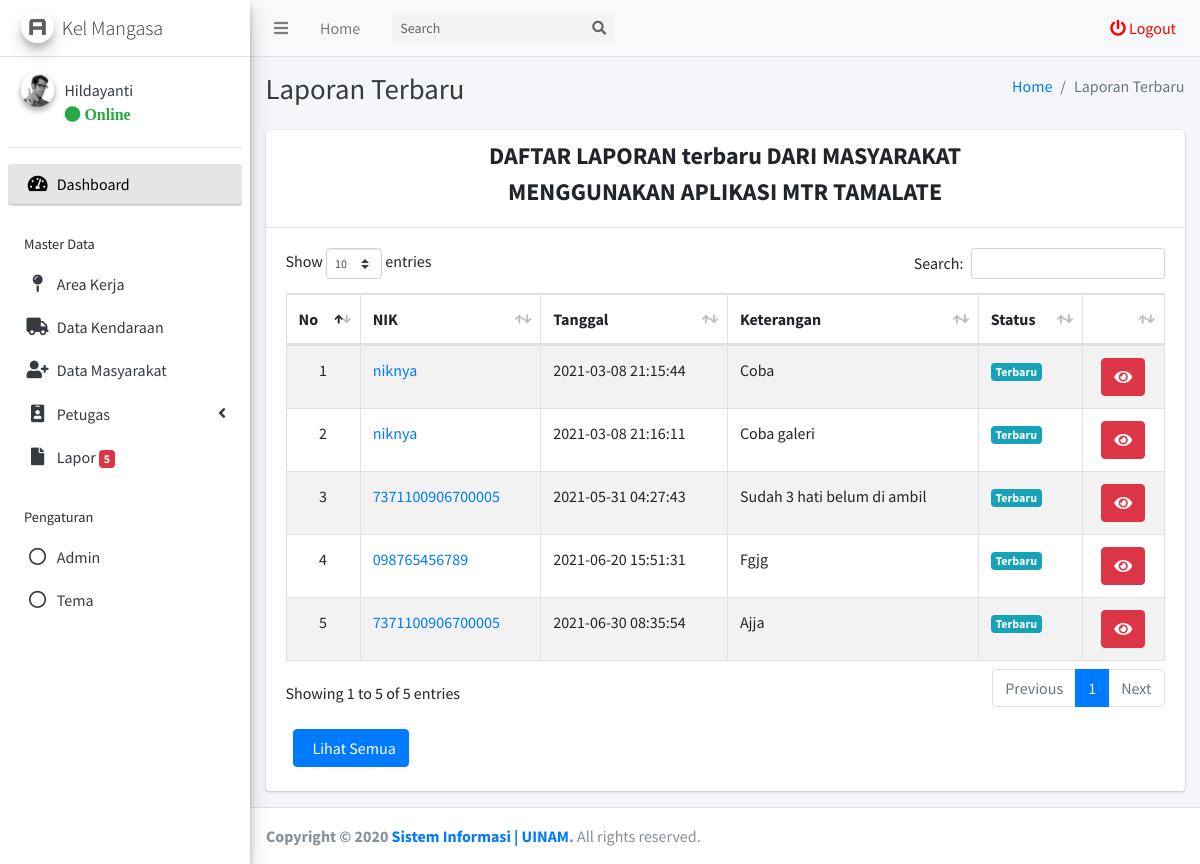
The page /kelurahan/admin/laporan/terbaru.php (signed in) on the database its author committed.
### tables this page shows
CREATE TABLE `tb_akun_kelurahan` (
  `id_akun_kelurahan` int(11) NOT NULL,
  `nama_akun_kelurahan` varchar(255) NOT NULL,
  `username_akun_kelurahan` varchar(255) NOT NULL,
  `password_akun_kelurahan` varchar(255) NOT NULL,
  `foto_akun_kelurahan` varchar(255) NOT NULL,
  `kelurahan_akun_kelurahan` varchar(255) NOT NULL,
  `status_akun_kelurahan` varchar(255) NOT NULL
);

CREATE TABLE `tb_laporan` (
  `id_laporan` int(11) NOT NULL,
  `keterangan_laporan` varchar(255) NOT NULL,
  `foto_laporan` varchar(255) NOT NULL,
  `latitude_laporan` varchar(255) NOT NULL,
  `longitude_laporan` varchar(255) NOT NULL,
  `alamat_laporan` varchar(255) NOT NULL,
  `nik_laporan` varchar(255) NOT NULL,
  `kelurahan_laporan` varchar(255) NOT NULL,
  `area_laporan` varchar(255) NOT NULL,
  `petugas_id` varchar(255) NOT NULL,
  `masyarakat_id` varchar(255) NOT NULL,
  `staus_laporan` varchar(255) NOT NULL,
  `foto_tindakan_laporan` varchar(255) NOT NULL,
  `created_at` timestamp NOT NULL DEFAULT current_timestamp(),
  `update_at` timestamp NOT NULL DEFAULT current_timestamp()
);

### kelurahan/admin/laporan/terbaru.php (the view, shortened to what this page needs)
<?php
require '../template/header/header.php';
$laporan = mysqli_query($conn, "SELECT * FROM tb_laporan WHERE kelurahan_laporan ='$get_data_akun[kelurahan_akun_kelurahan]' AND staus_laporan = 'New'");
?>
  <div class="content-wrapper">
    <div class="content-header">
      <div class="container-fluid">
        <div class="row mb-2">
          <div class="col-sm-6">
            <h1 class="m-0 text-dark">Laporan Terbaru</h1>
          </div>
          <div class="col-sm-6">
            <ol class="breadcrumb float-sm-right">
              <li class="breadcrumb-item"><a href="../">Home</a></li>
              <li class="breadcrumb-item active">Laporan Terbaru</li>
            </ol>
          </div>
        </div>
      </div>
    </div>
    <section class="content">
      <div class="container-fluid">
        <div class="row">
          <div class="col-12">
            <div class="card">
              <div class="card-header">
              <h4 style="text-align: center;"><b>DAFTAR LAPORAN terbaru DARI MASYARAKAT</b></h4>
              <h4 style="text-align: center;"><b>MENGGUNAKAN APLIKASI MTR TAMALATE</b></h4>
              </div>
              <div class="card-body">
                <table id="example1" class="table table-bordered table-striped">
                  <thead>
                    <tr>
                    <th>No</th>
                    <th>NIK</th>
                    <th>Tanggal</th>
                    <th>Keterangan</th>
                    <th>Status</th>
                    <th></th>
                  </tr>
                  </thead>
                  <tbody id="table-approve">
                  <?php
                   $i = 1; foreach($laporan as $dta) {
                    ?>
                  <tr>
                  <td style="text-align: center;"><?= $i ?></td>
                    <td><a href="../masyarakat/detail.php?id_masyarakat=<?= $dta['masyarakat_id'] ?>"> <?= $dta['nik_laporan'] ?></a></td>
                    <td><?= $dta['created_at'] ?></td>
                    <td><?= $dta['keterangan_laporan'] ?></td>
                    <?php
                      if ($dta['staus_laporan']=="Done"){
                        echo " <td><span class='badge bg-success'>Selesai</span></td>";
                      } else if ($dta['staus_laporan']=="Cancel"){
                        echo " <td><span class='badge bg-danger'>Batal</span></td>";
                      } else if ($dta['staus_laporan']=="Proccess") {
                        echo " <td><span class='badge bg-secondary'>Proses</span></td>";
                      } else {
                        echo " <td><span class='badge bg-info'>Terbaru</span></td>";
                      }
                    ?>
                    <td style="text-align:center">
                      <button type="button" class="btn btn-danger" data-toggle="modal" data-target="#modal-detail-laporan<?= $dta['id_laporan'] ?>"><i class="fa fa-eye"></i></button>
                    </td>
                  </tr>
                  <?php
                  $i = $i + 1; }
                  ?>
                  </tbody>
                </table>
              </div>
                <div class="col-12" style="margin-left: 20px;" >
                <a href="data.php" type="button" class="btn btn-primary">&nbsp Lihat Semua</a>
                </div>
              <br>
            </div>
          </div>
        </div>
      </div>
    </section>
  </div>
<?php
require '../template/footer/footer.php';
?>

### kelurahan/admin/template/header/header.php (shortened to what this page needs)
<?php
require('../../../koneksi.php');
$get_id_session = $_SESSION['get_id_kelurahan'];
$query_header_akun = mysqli_query($conn, "SELECT * FROM tb_akun_kelurahan WHERE id_akun_kelurahan = '$get_id_session'");
$get_data_akun = mysqli_fetch_assoc($query_header_akun);
$nama_header = $get_data_akun['nama_akun_kelurahan'];
$kelurahan_header = $get_data_akun['kelurahan_akun_kelurahan'];
?>
<!DOCTYPE html>
<html>
<head>
  <link rel="stylesheet" href="../../../assets/plugins/fontawesome-free/css/all.min.css">
  <link rel="stylesheet" href="../../../assets/plugins/ekko-lightbox/ekko-lightbox.css">
  <link rel="stylesheet" href="https://code.ionicframework.com/ionicons/2.0.1/css/ionicons.min.css">
  <link rel="stylesheet" href="../../../assets/plugins/tempusdominus-bootstrap-4/css/tempusdominus-bootstrap-4.min.css">
  <link rel="stylesheet" href="../../../assets/plugins/datatables-bs4/css/dataTables.bootstrap4.min.css">
  <link rel="stylesheet" href="../../../assets/plugins/datatables-responsive/css/responsive.bootstrap4.min.css">
  <link href="https://cdn.jsdelivr.net/gh/gitbrent/bootstrap-switch-button@1.1.0/css/bootstrap-switch-button.min.css" rel="stylesheet">
  <link rel="stylesheet" href="../../../assets/dist/css/adminlte.min.css">
  <link rel="stylesheet" href="../../../assets/plugins/overlayScrollbars/css/OverlayScrollbars.min.css">
</head>
<body class="hold-transition sidebar-mini layout-fixed">
<div class="wrapper">
  <nav class="main-header navbar navbar-expand navbar-grey navbar-light">
    <ul class="navbar-nav">
      <li class="nav-item">
        <a class="nav-link" data-widget="pushmenu" href="#" role="button"><i class="fas fa-bars"></i></a>
      </li>
      <li class="nav-item d-none d-sm-inline-block">
        <a href="../index.php" class="nav-link">Home</a>
      </li>
    </ul>
    <form class="form-inline ml-3">
      <div class="input-group input-group-sm">
        <input class="form-control form-control-navbar" type="search" placeholder="Search" aria-label="Search">
        <div class="input-group-append">
          <button class="btn btn-navbar" type="submit">
            <i class="fas fa-search"></i>
          </button>
        </div>
      </div>
    </form>
    <ul class="navbar-nav ml-auto">
      <li class="nav-item">
        <a style="color: red;" class="nav-link" data-toggle="modal" data-target="#modal-default"  href="" role="button">
          <i class="fas fa fa-power-off" style="color: red;"></i> Logout
        </a>
      </li>
    </ul>
  </nav>
  <aside class="main-sidebar sidebar-light-grey elevation-3">
    <a href="../index.php" class="brand-link">
      <img src="../../../assets/dist/img/AdminLTELogo.png" alt="Logo Kabupaten Soppeng" class="brand-image img-circle elevation-3"
           style="opacity: .8">
      <span class="brand-text font-weight-light">Kel <?= $kelurahan_header ?></span>
    </a>
    <div class="sidebar">
      <div class="user-panel mt-3 pb-3 mb-3 d-flex">
        <div class="image">
          <img src="../../../assets/dist/img/user2-160x160.jpg" class="img-circle elevation-2" alt="User Image">
        </div>
        <div class="info">
          <a href="#" class="d-block"><?= $nama_header ?></a>
          <a href="#"<i class="fa fa-circle text-success"></i> Online</a>
        </div>
      </div>
      <nav class="mt-2">
        <ul class="nav nav-pills nav-sidebar flex-column" data-widget="treeview" role="menu" data-accordion="false">
          <li class="nav-item has-treeview menu-open">
            <a href="../" class="nav-link active">
              <i class="nav-icon fas fa-tachometer-alt"></i>
              <p>
                Dashboard
              </p>
            </a>
          </li>
          <li class="nav-header">Master Data</li>
          <li class="nav-item">
            <a href="../area/data.php" class="nav-link">
              <i class="nav-icon fa fa-map-pin"></i>
              <p>
                Area Kerja
              </p>
            </a>
          </li>
          <li class="nav-item">
            <a href="../kendaraan/data.php" class="nav-link">
              <i class="nav-icon fa fa-truck"></i>
              <p>
                Data Kendaraan
              </p>
            </a>
          </li>
          <li class="nav-item">
            <a href="../masyarakat/data.php" class="nav-link">
              <i class="nav-icon fa fa-user-plus"></i>
              <p>
                Data Masyarakat
              </p>
            </a>
          </li>
          <li class="nav-item">
            <a href="" class="nav-link">
              <i class="nav-icon fa fa-id-badge"></i>
              <p>
                Petugas
                <i class="fas fa-angle-left right"></i>
              </p>
            </a>
          </li>
          <li class="nav-item">
          <?php
            $laporan = mysqli_query($conn, "SELECT * FROM tb_laporan WHERE kelurahan_laporan = '$get_data_akun[kelurahan_akun_kelurahan]' AND staus_laporan = 'New'");
            $row_laporan = mysqli_num_rows($laporan);
            $row_laporan_final = $row_laporan;
          ?>
            <a href="#" class="nav-link">
              <i class="far fa fa-file nav-icon"></i>
              <p>
                Lapor
                <span class="badge badge-danger"><?= $row_laporan_final ?></span>
              </p>
            </a>
          </li>
          <li class="nav-header">Pengaturan</li>
          <li class="nav-item">
            <a href="../user/data.php" class="nav-link">
              <i class="far fa-circle nav-icon"></i>
              <p>
                Admin
              </p>
            </a>
          </li>
          <li class="nav-item">
            <a class="nav-link" data-widget="control-sidebar" data-slide="true" href="#" role="button">
              <i class="far fa-circle nav-icon"></i>
              <p>
                Tema
              </p>
            </a>
          </li>
          <li class="nav-header"></li>
        </ul>
      </nav>
    </div>
  </aside>

### rows shown on the page
tb_akun_kelurahan: kelurahan_akun_kelurahan "Mangasa", nama_akun_kelurahan "Hildayanti"
tb_laporan: nik_laporan "niknya", created_at "2021-03-08 21:15:44", keterangan_laporan "Coba", staus_laporan "Terbaru"
tb_laporan: nik_laporan "niknya", created_at "2021-03-08 21:16:11", keterangan_laporan "Coba galeri", staus_laporan "Terbaru"
tb_laporan: nik_laporan "7371100906700005", created_at "2021-05-31 04:27:43", keterangan_laporan "Sudah 3 hati belum di ambil", staus_laporan "Terbaru"
tb_laporan: nik_laporan "098765456789", created_at "2021-06-20 15:51:31", keterangan_laporan "Fgjg", staus_laporan "Terbaru"
tb_laporan: nik_laporan "7371100906700005", created_at "2021-06-30 08:35:54", keterangan_laporan "Ajja", staus_laporan "Terbaru"

### other values the page prints
$row_laporan_final "5"
